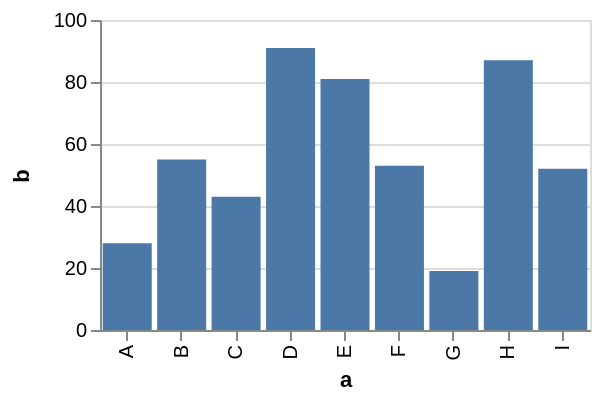

Write a Vega-Lite specification for this figure.
### Vega specification from a JSON file in a GitHub repository (floating-point values rounded to 4 significant figures)
{"$schema": "https://vega.github.io/schema/vega/v3.0.json", "description": "A simple bar chart with embedded data that fits exactly into 300px width.", "autosize": {"type": "fit", "contains": "padding"}, "padding": 5, "width": 300, "height": 200, "style": "cell", "data": [{"name": "source_0", "values": [{"a": "A", "b": 28}, {"a": "B", "b": 55}, {"a": "C", "b": 43}, {"a": "D", "b": 91}, {"a": "E", "b": 81}, {"a": "F", "b": 53}, {"a": "G", "b": 19}, {"a": "H", "b": 87}, {"a": "I", "b": 52}], "format": {"type": "json"}}, {"name": "data_0", "source": "source_0", "transform": [{"type": "formula", "expr": "toNumber(datum[\"b\"])", "as": "b"}, {"type": "filter", "expr": "datum[\"b\"] !== null && !isNaN(datum[\"b\"])"}]}], "marks": [{"name": "marks", "type": "rect", "style": ["bar"], "from": {"data": "data_0"}, "encode": {"update": {"x": {"scale": "x", "field": "a"}, "width": {"scale": "x", "band": true}, "y": {"scale": "y", "field": "b"}, "y2": {"scale": "y", "value": 0}, "fill": {"value": "#4c78a8"}}}}], "scales": [{"name": "x", "type": "band", "domain": {"data": "data_0", "field": "a", "sort": true}, "range": [0, {"signal": "width"}], "paddingInner": 0.1, "paddingOuter": 0.05}, {"name": "y", "type": "linear", "domain": {"data": "data_0", "field": "b"}, "range": [{"signal": "height"}, 0], "nice": true, "zero": true}], "axes": [{"scale": "x", "orient": "bottom", "labelOverlap": true, "title": "a", "zindex": 1, "encode": {"labels": {"update": {"angle": {"value": 270}, "align": {"value": "right"}, "baseline": {"value": "middle"}}}}}, {"scale": "y", "orient": "left", "labelOverlap": true, "tickCount": {"signal": "ceil(height/40)"}, "title": "b", "zindex": 1}, {"scale": "y", "orient": "left", "domain": false, "grid": true, "labels": false, "maxExtent": 0, "minExtent": 0, "tickCount": {"signal": "ceil(height/40)"}, "ticks": false, "zindex": 0, "gridScale": "x"}], "config": {"axisY": {"minExtent": 30}}}
